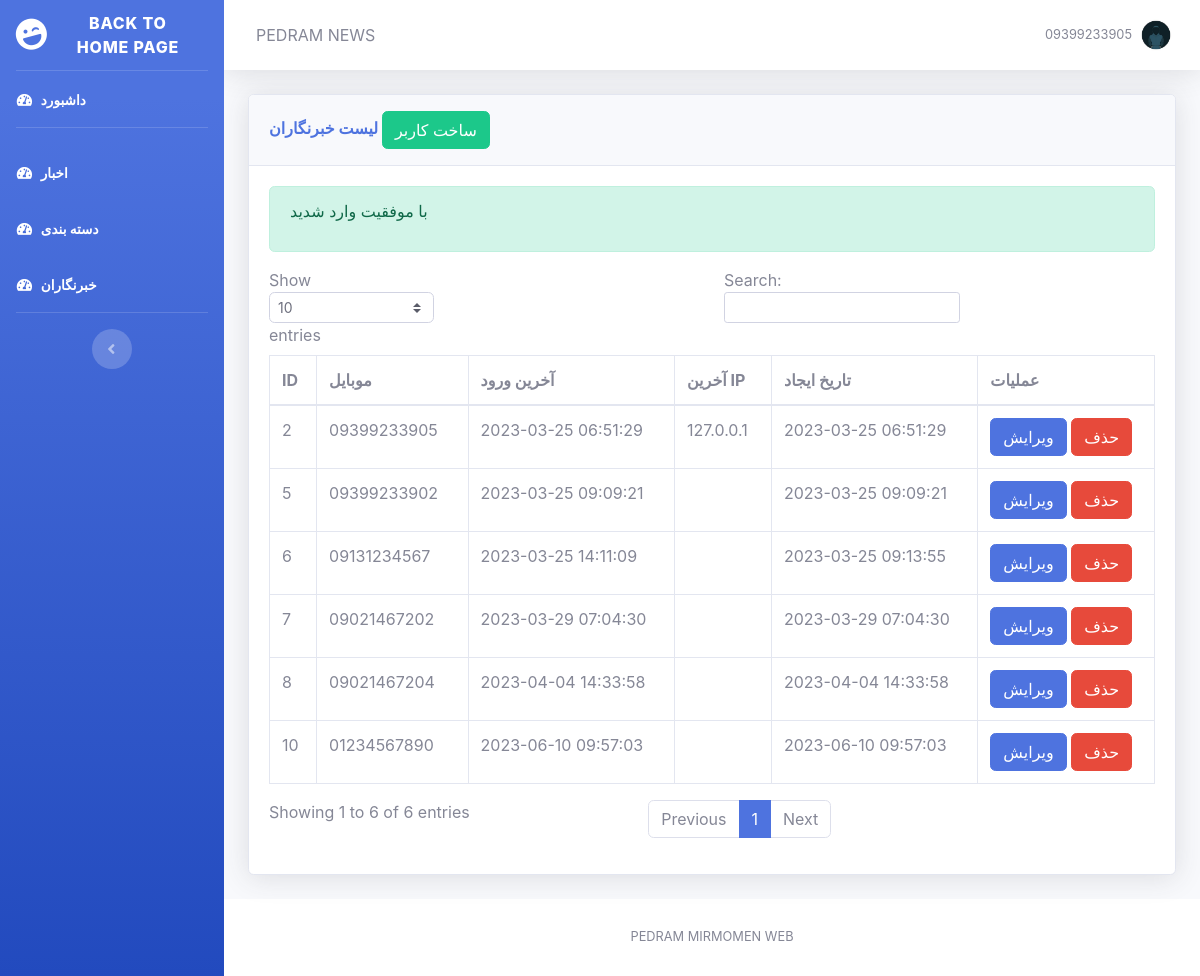
The app's page /dashboard/users (signed in) with its own data.
### tables this page shows
CREATE TABLE `users` (
  `id` bigint(20) UNSIGNED NOT NULL,
  `mobile` varchar(11) NOT NULL,
  `password` varchar(32) NOT NULL,
  `last_login` timestamp NOT NULL DEFAULT current_timestamp() ON UPDATE current_timestamp(),
  `last_ip` varchar(15) NOT NULL,
  `created_at` timestamp NULL DEFAULT current_timestamp()
);

### Controller/UserController.php (called while the page is built, shortened)
<?php
require_once "Model/User.php";
class UserController {
    function index(){
        $userModel = new User();
        $users = $userModel->getAll();
        require_once "View/dashboard/users/index.php";
    }
}

### Model/User.php (called while the page is built, shortened)
<?php
class User {
    function getAll(){
        $result = $GLOBALS["db"]->query("SELECT `id`,`mobile`,`last_login`,`last_ip`,`created_at` FROM `users`");
        if($result){
            return $result->fetch_all(MYSQLI_ASSOC);
        }
        return [];
    }
}

### View/dashboard/users/index.php (the view)
<?php
require_once "View/dashboard/include_dashboard/header.php";
?>
<div class="container-fluid">
    <div class="card shadow mb-4">
        <div class="card-header py-3">
            <h6 class="m-0 font-weight-bold text-primary">لیست خبرنگاران <a class="btn btn-success" href="/dashboard/users/create">ساخت کاربر</a></h6>
        </div>
        <div class="card-body">
            <?php
            include_once "View/error.php";
            ?>
            <div class="table-responsive">
                <table class="table table-bordered" id="dataTable" width="100%" cellspacing="0">
                    <thead>
                    <tr>
                        <th>ID</th>
                        <th>موبایل</th>
                        <th>آخرین ورود</th>
                        <th>آخرین IP</th>
                        <th>تاریخ ایجاد</th>
                        <th>عملیات</th>
                    </tr>
                    </thead>
                    <tbody>
                    <?php
                        foreach ($users as $user){
                            ?>
                                <tr>
                                    <td><?php echo $user["id"] ?></td>
                                    <td><?php echo $user["mobile"] ?></td>
                                    <td><?php echo $user["last_login"] ?></td>
                                    <td><?php echo $user["last_ip"] ?></td>
                                    <td><?php echo $user["created_at"] ?></td>
                                    <td>
                                        <a href="/dashboard/users/edit?id=<?php echo $user["id"]; ?>" class="btn btn-primary">ویرایش</a>
                                        <a onclick="return confirm('آیا مطنید?')" href="/dashboard/users/delete?id=<?php echo $user["id"]; ?>" class="btn btn-danger">حذف</a>
                                    </td>
                                </tr>
                            <?php
                        }
                    ?>
                    </tbody>
                </table>
            </div>
        </div>
    </div>
</div>
<?php
require_once "View/dashboard/include_dashboard/footer.php";
?>

### records on screen
users: id "2", mobile "09399233905", last_login "2023-03-25 06:51:29", last_ip "127.0.0.1", created_at "2023-03-25 06:51:29"
users: id "5", mobile "09399233902", last_login "2023-03-25 09:09:21", created_at "2023-03-25 09:09:21"
users: id "6", mobile "09131234567", last_login "2023-03-25 14:11:09", created_at "2023-03-25 09:13:55"
users: id "7", mobile "09021467202", last_login "2023-03-29 07:04:30", created_at "2023-03-29 07:04:30"
users: id "8", mobile "09021467204", last_login "2023-04-04 14:33:58", created_at "2023-04-04 14:33:58"
users: id "10", mobile "01234567890", last_login "2023-06-10 09:57:03", created_at "2023-06-10 09:57:03"

### other values on screen
$_SESSION["userData"]["mobile"] "09399233905"
$_SESSION["success"] "با موفقیت وارد شدید"
